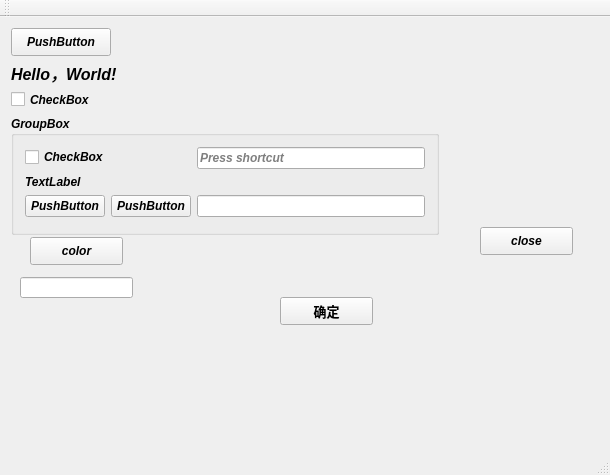
<?xml version="1.0" encoding="UTF-8"?>
<ui version="4.0">
 <class>MainWindow</class>
 <widget class="QMainWindow" name="MainWindow">
  <property name="geometry">
   <rect>
    <x>0</x>
    <y>0</y>
    <width>610</width>
    <height>475</height>
   </rect>
  </property>
  <property name="font">
   <font>
    <weight>75</weight>
    <italic>true</italic>
    <bold>true</bold>
   </font>
  </property>
  <property name="windowTitle">
   <string>MainWindow</string>
  </property>
  <widget class="QWidget" name="centralWidget">
   <widget class="QPushButton" name="pushButton_5">
    <property name="geometry">
     <rect>
      <x>11</x>
      <y>11</y>
      <width>100</width>
      <height>28</height>
     </rect>
    </property>
    <property name="text">
     <string>PushButton</string>
    </property>
   </widget>
   <widget class="QLabel" name="label">
    <property name="geometry">
     <rect>
      <x>11</x>
      <y>46</y>
      <width>142</width>
      <height>20</height>
     </rect>
    </property>
    <property name="font">
     <font>
      <pointsize>12</pointsize>
      <strikeout>false</strikeout>
     </font>
    </property>
    <property name="text">
     <string>Hello，World!</string>
    </property>
   </widget>
   <widget class="QGroupBox" name="groupBox">
    <property name="geometry">
     <rect>
      <x>11</x>
      <y>99</y>
      <width>428</width>
      <height>119</height>
     </rect>
    </property>
    <property name="title">
     <string>GroupBox</string>
    </property>
    <layout class="QFormLayout" name="formLayout_2">
     <item row="0" column="0">
      <widget class="QCheckBox" name="checkBox">
       <property name="text">
        <string>CheckBox</string>
       </property>
      </widget>
     </item>
     <item row="0" column="1">
      <widget class="QKeySequenceEdit" name="keySequenceEdit"/>
     </item>
     <item row="1" column="0">
      <widget class="QLabel" name="label_2">
       <property name="text">
        <string>TextLabel</string>
       </property>
      </widget>
     </item>
     <item row="2" column="0">
      <layout class="QFormLayout" name="formLayout">
       <item row="0" column="0">
        <widget class="QPushButton" name="pushButton_6">
         <property name="text">
          <string>PushButton</string>
         </property>
        </widget>
       </item>
       <item row="0" column="1">
        <widget class="QPushButton" name="pushButton_7">
         <property name="text">
          <string>PushButton</string>
         </property>
        </widget>
       </item>
      </layout>
     </item>
     <item row="2" column="1">
      <widget class="QLineEdit" name="lineEdit"/>
     </item>
    </layout>
    <zorder>label_2</zorder>
    <zorder>keySequenceEdit</zorder>
    <zorder>lineEdit</zorder>
    <zorder>checkBox</zorder>
   </widget>
   <widget class="QPushButton" name="pushButton">
    <property name="geometry">
     <rect>
      <x>480</x>
      <y>210</y>
      <width>93</width>
      <height>28</height>
     </rect>
    </property>
    <property name="text">
     <string>close</string>
    </property>
   </widget>
   <widget class="QCheckBox" name="checkBox_3">
    <property name="geometry">
     <rect>
      <x>11</x>
      <y>73</y>
      <width>100</width>
      <height>19</height>
     </rect>
    </property>
    <property name="text">
     <string>CheckBox</string>
    </property>
   </widget>
   <widget class="QLineEdit" name="lineEdit_2">
    <property name="geometry">
     <rect>
      <x>20</x>
      <y>260</y>
      <width>113</width>
      <height>21</height>
     </rect>
    </property>
   </widget>
   <widget class="QPushButton" name="color">
    <property name="geometry">
     <rect>
      <x>30</x>
      <y>220</y>
      <width>93</width>
      <height>28</height>
     </rect>
    </property>
    <property name="text">
     <string>color</string>
    </property>
   </widget>
   <widget class="QPushButton" name="pushButton_2">
    <property name="geometry">
     <rect>
      <x>280</x>
      <y>280</y>
      <width>93</width>
      <height>28</height>
     </rect>
    </property>
    <property name="font">
     <font>
      <pointsize>10</pointsize>
      <italic>false</italic>
     </font>
    </property>
    <property name="text">
     <string>确定</string>
    </property>
   </widget>
   <widget class="QLabel" name="label_3">
    <property name="geometry">
     <rect>
      <x>150</x>
      <y>320</y>
      <width>301</width>
      <height>81</height>
     </rect>
    </property>
    <property name="text">
     <string/>
    </property>
    <property name="pixmap">
     <pixmap>Debug/zhezhi.jpg</pixmap>
    </property>
    <property name="scaledContents">
     <bool>true</bool>
    </property>
   </widget>
   <zorder>pushButton_5</zorder>
   <zorder>label</zorder>
   <zorder>groupBox</zorder>
   <zorder>pushButton</zorder>
   <zorder>checkBox_3</zorder>
   <zorder>color</zorder>
   <zorder>pushButton_2</zorder>
   <zorder>lineEdit_2</zorder>
   <zorder>label_3</zorder>
  </widget>
  <widget class="QMenuBar" name="menuBar">
   <property name="geometry">
    <rect>
     <x>0</x>
     <y>0</y>
     <width>610</width>
     <height>26</height>
    </rect>
   </property>
  </widget>
  <widget class="QToolBar" name="mainToolBar">
   <attribute name="toolBarArea">
    <enum>TopToolBarArea</enum>
   </attribute>
   <attribute name="toolBarBreak">
    <bool>false</bool>
   </attribute>
  </widget>
  <widget class="QStatusBar" name="statusBar"/>
 </widget>
 <layoutdefault spacing="6" margin="11"/>
 <tabstops>
  <tabstop>checkBox</tabstop>
  <tabstop>pushButton_5</tabstop>
  <tabstop>pushButton</tabstop>
  <tabstop>pushButton_6</tabstop>
  <tabstop>pushButton_7</tabstop>
 </tabstops>
 <resources/>
 <connections>
  <connection>
   <sender>pushButton</sender>
   <signal>clicked()</signal>
   <receiver>MainWindow</receiver>
   <slot>close()</slot>
   <hints>
    <hint type="sourcelabel">
     <x>572</x>
     <y>277</y>
    </hint>
    <hint type="destinationlabel">
     <x>278</x>
     <y>190</y>
    </hint>
   </hints>
  </connection>
 </connections>
</ui>
